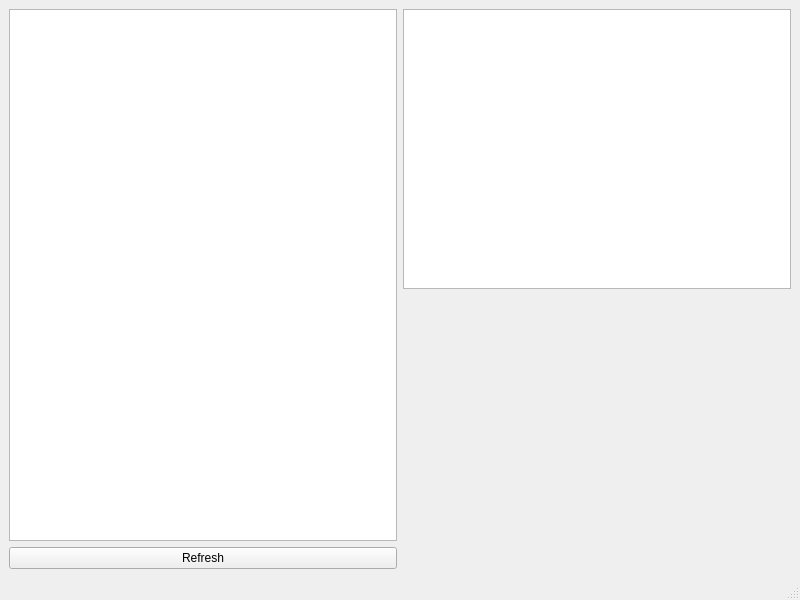
<?xml version="1.0" encoding="UTF-8"?>
<ui version="4.0">
 <class>MainWindow</class>
 <widget class="QMainWindow" name="MainWindow">
  <property name="geometry">
   <rect>
    <x>0</x>
    <y>0</y>
    <width>800</width>
    <height>600</height>
   </rect>
  </property>
  <property name="windowTitle">
   <string>MainWindow</string>
  </property>
  <widget class="QWidget" name="centralwidget">
   <layout class="QHBoxLayout" name="horizontalLayout_2">
    <item>
     <layout class="QVBoxLayout" name="verticalLayout_2">
      <item>
       <widget class="QListWidget" name="camListWidget"/>
      </item>
      <item>
       <widget class="QPushButton" name="refreshButton">
        <property name="text">
         <string>Refresh</string>
        </property>
       </widget>
      </item>
     </layout>
    </item>
    <item>
     <layout class="QVBoxLayout" name="verticalLayout">
      <item>
       <widget class="QGraphicsView" name="graphicsView"/>
      </item>
      <item>
       <spacer name="verticalSpacer">
        <property name="orientation">
         <enum>Qt::Vertical</enum>
        </property>
        <property name="sizeHint" stdset="0">
         <size>
          <width>20</width>
          <height>40</height>
         </size>
        </property>
       </spacer>
      </item>
     </layout>
    </item>
   </layout>
  </widget>
  <widget class="QMenuBar" name="menubar">
   <property name="geometry">
    <rect>
     <x>0</x>
     <y>0</y>
     <width>800</width>
     <height>24</height>
    </rect>
   </property>
  </widget>
  <widget class="QStatusBar" name="statusbar"/>
 </widget>
 <resources/>
 <connections/>
</ui>
